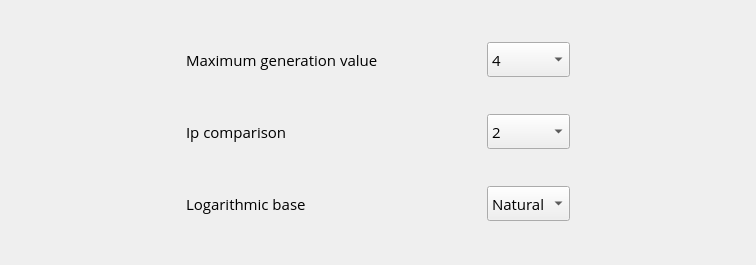
<?xml version="1.0" encoding="UTF-8"?>
<ui version="4.0">
 <class>WizardSettingsPage</class>
 <widget class="QWidget" name="WizardSettingsPage">
  <property name="geometry">
   <rect>
    <x>0</x>
    <y>0</y>
    <width>756</width>
    <height>265</height>
   </rect>
  </property>
  <property name="font">
   <font>
    <family>Open Sans</family>
    <pointsize>11</pointsize>
   </font>
  </property>
  <property name="windowTitle">
   <string>Form</string>
  </property>
  <layout class="QGridLayout" name="gridLayout">
   <item row="0" column="0">
    <spacer name="horizontalSpacer_3">
     <property name="orientation">
      <enum>Qt::Horizontal</enum>
     </property>
     <property name="sizeHint" stdset="0">
      <size>
       <width>176</width>
       <height>28</height>
      </size>
     </property>
    </spacer>
   </item>
   <item row="0" column="1">
    <widget class="QLabel" name="labelMaximumValue">
     <property name="font">
      <font>
       <pointsize>11</pointsize>
      </font>
     </property>
     <property name="text">
      <string>Maximum generation value</string>
     </property>
    </widget>
   </item>
   <item row="0" column="2">
    <spacer name="horizontalSpacer">
     <property name="orientation">
      <enum>Qt::Horizontal</enum>
     </property>
     <property name="sizeHint" stdset="0">
      <size>
       <width>105</width>
       <height>20</height>
      </size>
     </property>
    </spacer>
   </item>
   <item row="0" column="3">
    <widget class="QComboBox" name="boxMaximumValue">
     <property name="minimumSize">
      <size>
       <width>80</width>
       <height>35</height>
      </size>
     </property>
     <property name="font">
      <font>
       <pointsize>11</pointsize>
      </font>
     </property>
     <item>
      <property name="text">
       <string>4</string>
      </property>
     </item>
     <item>
      <property name="text">
       <string>5</string>
      </property>
     </item>
     <item>
      <property name="text">
       <string>6</string>
      </property>
     </item>
     <item>
      <property name="text">
       <string>7</string>
      </property>
     </item>
     <item>
      <property name="text">
       <string>8</string>
      </property>
     </item>
    </widget>
   </item>
   <item row="0" column="4">
    <spacer name="horizontalSpacer_2">
     <property name="orientation">
      <enum>Qt::Horizontal</enum>
     </property>
     <property name="sizeHint" stdset="0">
      <size>
       <width>176</width>
       <height>28</height>
      </size>
     </property>
    </spacer>
   </item>
   <item row="1" column="0">
    <spacer name="horizontalSpacer_4">
     <property name="orientation">
      <enum>Qt::Horizontal</enum>
     </property>
     <property name="sizeHint" stdset="0">
      <size>
       <width>176</width>
       <height>28</height>
      </size>
     </property>
    </spacer>
   </item>
   <item row="1" column="1">
    <widget class="QLabel" name="labelComparison">
     <property name="font">
      <font>
       <pointsize>11</pointsize>
      </font>
     </property>
     <property name="text">
      <string>Ip comparison</string>
     </property>
    </widget>
   </item>
   <item row="1" column="2">
    <spacer name="horizontalSpacer_8">
     <property name="orientation">
      <enum>Qt::Horizontal</enum>
     </property>
     <property name="sizeHint" stdset="0">
      <size>
       <width>105</width>
       <height>20</height>
      </size>
     </property>
    </spacer>
   </item>
   <item row="1" column="3">
    <widget class="QComboBox" name="boxComparison">
     <property name="minimumSize">
      <size>
       <width>80</width>
       <height>35</height>
      </size>
     </property>
     <property name="font">
      <font>
       <pointsize>11</pointsize>
      </font>
     </property>
     <item>
      <property name="text">
       <string>2</string>
      </property>
     </item>
     <item>
      <property name="text">
       <string>3</string>
      </property>
     </item>
    </widget>
   </item>
   <item row="1" column="4">
    <spacer name="horizontalSpacer_5">
     <property name="orientation">
      <enum>Qt::Horizontal</enum>
     </property>
     <property name="sizeHint" stdset="0">
      <size>
       <width>176</width>
       <height>28</height>
      </size>
     </property>
    </spacer>
   </item>
   <item row="2" column="0">
    <spacer name="horizontalSpacer_6">
     <property name="orientation">
      <enum>Qt::Horizontal</enum>
     </property>
     <property name="sizeHint" stdset="0">
      <size>
       <width>176</width>
       <height>28</height>
      </size>
     </property>
    </spacer>
   </item>
   <item row="2" column="1">
    <widget class="QLabel" name="label_3">
     <property name="font">
      <font>
       <pointsize>11</pointsize>
      </font>
     </property>
     <property name="text">
      <string>Logarithmic base</string>
     </property>
    </widget>
   </item>
   <item row="2" column="2">
    <spacer name="horizontalSpacer_9">
     <property name="orientation">
      <enum>Qt::Horizontal</enum>
     </property>
     <property name="sizeHint" stdset="0">
      <size>
       <width>105</width>
       <height>20</height>
      </size>
     </property>
    </spacer>
   </item>
   <item row="2" column="3">
    <widget class="QComboBox" name="boxLogarithm">
     <property name="minimumSize">
      <size>
       <width>80</width>
       <height>35</height>
      </size>
     </property>
     <property name="font">
      <font>
       <pointsize>11</pointsize>
      </font>
     </property>
     <item>
      <property name="text">
       <string>Natural</string>
      </property>
     </item>
     <item>
      <property name="text">
       <string>Decimal</string>
      </property>
     </item>
    </widget>
   </item>
   <item row="2" column="4">
    <spacer name="horizontalSpacer_7">
     <property name="orientation">
      <enum>Qt::Horizontal</enum>
     </property>
     <property name="sizeHint" stdset="0">
      <size>
       <width>176</width>
       <height>28</height>
      </size>
     </property>
    </spacer>
   </item>
  </layout>
 </widget>
 <resources/>
 <connections/>
</ui>
